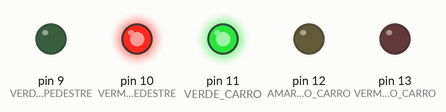
Simulated run of this sketch. Board: Arduino Uno, built with avr-gcc and run on an emulated ATmega328P. Parts: output pins drawn as LEDs (lit = HIGH).

Above: at 0.1 s.
At 18.1 s:
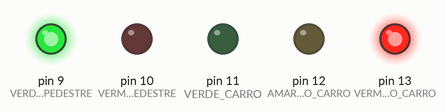
At 39.6 s:
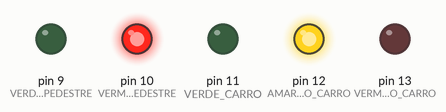
Timing chart, 0 to 40.0 s (numbered marks = the images above):
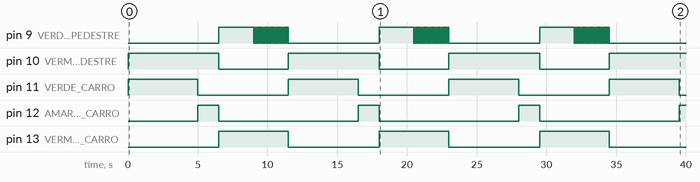

Measured:
- by itself, pin 9 (VERDE_PEDESTRE): repeats every 11.5 s: 25 × (LOW 0.05 s, HIGH 0.05 s), LOW 6.5 s, HIGH 2.5 s
- by itself, pin 10 (VERMELHO_PEDESTRE): alternates HIGH for 6.5 s and LOW for 5.0 s
- by itself, pin 11 (VERDE_CARRO), pin 13 (VERMELHO_CARRO): alternates HIGH for 5.0 s and LOW for 6.5 s
- by itself, pin 12 (AMARELO_CARRO): alternates HIGH for 1.5 s and LOW for 10.0 s

The sketch:

semaforo.ino
```cpp
int VERMELHO_CARRO = 13;
int AMARELO_CARRO = 12;
int VERDE_CARRO = 11;

int VERMELHO_PEDESTRE = 10;
int VERDE_PEDESTRE = 9;

void setup() {
  //Configurar portas do semáforo
  pinMode(VERMELHO_CARRO, OUTPUT); //LED Vermelho carros
  pinMode(AMARELO_CARRO, OUTPUT); //LED Amarelo
  pinMode(VERDE_CARRO, OUTPUT); //LED Verde carros

  pinMode(VERMELHO_PEDESTRE, OUTPUT); //LED Vermelho pedestres
  pinMode(VERDE_PEDESTRE, OUTPUT); //LED Verde pedestres
}

void loop() {
  mudarParaVerde(5000);
  mudarParaAmarelo(1500);
  mudarParaVermelho(5000);
}

void mudarParaVerde(int tempoDeEspera) {
  digitalWrite(VERDE_CARRO, HIGH);
  digitalWrite(AMARELO_CARRO, LOW);
  digitalWrite(VERMELHO_CARRO, LOW);

  //Sinal vermelho para pedestres
  digitalWrite(VERMELHO_PEDESTRE, HIGH);
  digitalWrite(VERDE_PEDESTRE, LOW);

  delay(tempoDeEspera);
}

void mudarParaAmarelo(int tempoDeEspera) {
  digitalWrite(VERDE_CARRO, LOW);
  digitalWrite(AMARELO_CARRO, HIGH);
  digitalWrite(VERMELHO_CARRO, LOW);

  //Sinal vermelho para pedestres
  digitalWrite(VERMELHO_PEDESTRE, HIGH);
  digitalWrite(VERDE_PEDESTRE, LOW);

  delay(tempoDeEspera);
}

void mudarParaVermelho(int tempoDeEspera) {
  int tempoNormal = tempoDeEspera * 0.50;
  int tempoPiscando = tempoDeEspera * 0.50;

  digitalWrite(VERDE_CARRO, LOW);
  digitalWrite(AMARELO_CARRO, LOW);
  digitalWrite(VERMELHO_CARRO, HIGH);

  //Sinal vermelho para pedestres
  digitalWrite(VERMELHO_PEDESTRE, LOW);
  digitalWrite(VERDE_PEDESTRE, HIGH);

  delay(tempoNormal);

  int horaInicial = millis();

  do {
    digitalWrite(VERDE_PEDESTRE, LOW);
    delay(50);
    digitalWrite(VERDE_PEDESTRE, HIGH);
    delay(50);
  } while( millis() - horaInicial < tempoPiscando);

}
```
